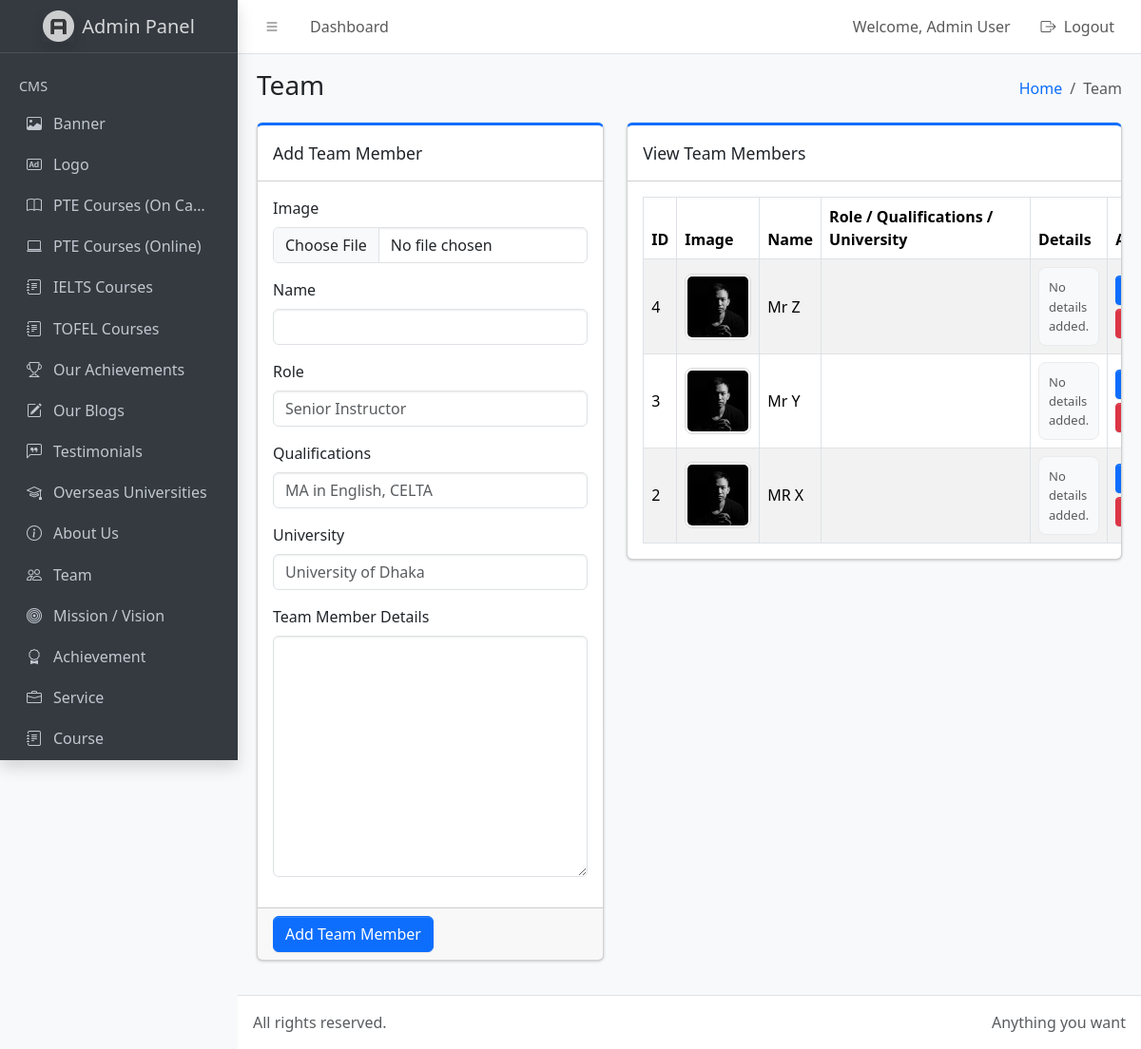
The page /admin/dist/team.php (signed in) on the database its author committed.
### tables this page shows
CREATE TABLE `team` (
  `id` int(11) NOT NULL,
  `image` varchar(255) NOT NULL,
  `name` varchar(255) NOT NULL,
  `created_at` timestamp NOT NULL DEFAULT current_timestamp()
);

### admin/dist/team.php (the view, shortened to what this page needs)
<?php
require_once '../../db.php';
$edit_mode = false;
$edit_data = [
    'id' => '',
    'image' => '',
    'name' => '',
    'role' => '',
    'qualifications' => '',
    'university' => '',
    'details' => ''
];
?>
<!doctype html>
<html lang="en">
<head>
  <link rel="stylesheet" href="https://cdn.jsdelivr.net/npm/@fontsource/source-sans-3@5.0.12/index.css" media="print" onload="this.media='all'" />
  <link rel="stylesheet" href="https://cdn.jsdelivr.net/npm/overlayscrollbars@2.11.0/styles/overlayscrollbars.min.css" />
  <link rel="stylesheet" href="https://cdn.jsdelivr.net/npm/bootstrap-icons@1.13.1/font/bootstrap-icons.min.css" />
  <link rel="stylesheet" href="./css/adminlte.css" />
</head>
<body class="layout-fixed sidebar-expand-lg bg-body-tertiary">
<div class="app-wrapper">
<nav class="app-header navbar navbar-expand bg-body">
  <div class="container-fluid">
    <ul class="navbar-nav">
      <li class="nav-item"><a class="nav-link" data-lte-toggle="sidebar" href="#" role="button"><i class="bi bi-list"></i></a></li>
      <li class="nav-item d-none d-md-block"><a href="index.php" class="nav-link">Dashboard</a></li>
    </ul>
    <ul class="navbar-nav ms-auto">
      <li class="nav-item d-none d-md-block"><span class="nav-link">Welcome, <?php echo isset($_SESSION['name']) ? htmlspecialchars($_SESSION['name']) : 'Admin'; ?></span></li>
      <li class="nav-item"><a href="logout.php" class="nav-link"><i class="bi bi-box-arrow-right me-1"></i> Logout</a></li>
    </ul>
  </div>
</nav>
<aside class="app-sidebar bg-body-secondary shadow" data-bs-theme="dark">
  <div class="sidebar-brand">
    <a href="index.php" class="brand-link">
      <img src="./assets/img/AdminLTELogo.png" alt="Admin Logo" class="brand-image opacity-75 shadow" />
      <span class="brand-text fw-light">Admin Panel</span>
    </a>
  </div>
  <div class="sidebar-wrapper">
    <nav class="mt-2">
  <ul
    class="nav sidebar-menu flex-column"
    data-lte-toggle="treeview"
    role="navigation"
    aria-label="Main navigation"
    data-accordion="false"
    id="navigation"
  >
    <li class="nav-header">CMS</li>
    <li class="nav-item">
      <a href="index.php" class="nav-link">
        <i class="nav-icon bi bi-image"></i>
        <p>Banner</p>
      </a>
    </li>
    <li class="nav-item">
      <a href="logo.php" class="nav-link">
        <i class="nav-icon bi bi-badge-ad"></i>
        <p>Logo</p>
      </a>
    </li>
    <li class="nav-item">
      <a href="pte-courses-campus.php" class="nav-link">
        <i class="nav-icon bi bi-book"></i>
        <p>PTE Courses (On Campus)</p>
      </a>
    </li>
    <li class="nav-item">
      <a href="pte-courses-online.php" class="nav-link">
        <i class="nav-icon bi bi-laptop"></i>
        <p>PTE Courses (Online)</p>
      </a>
    </li>
    <li class="nav-item">
      <a href="ielts-courses.php" class="nav-link">
        <i class="nav-icon bi bi-journal-text"></i>
        <p>IELTS Courses</p>
      </a>
    </li>
    <li class="nav-item">
      <a href="tofel-courses.php" class="nav-link">
        <i class="nav-icon bi bi-journal-text"></i>
        <p>TOFEL Courses</p>
      </a>
    </li>
    <li class="nav-item">
      <a href="our-achievements.php" class="nav-link">
        <i class="nav-icon bi bi-trophy"></i>
        <p>Our Achievements</p>
      </a>
    </li>
    <li class="nav-item">
      <a href="blogs.php" class="nav-link">
        <i class="nav-icon bi bi-pencil-square"></i>
        <p>Our Blogs</p>
      </a>
    </li>
    <li class="nav-item">
      <a href="testimonials.php" class="nav-link">
        <i class="nav-icon bi bi-chat-left-quote"></i>
        <p>Testimonials</p>
      </a>
    </li>
    <li class="nav-item">
      <a href="overseas-universities.php" class="nav-link">
        <i class="nav-icon bi bi-mortarboard"></i>
        <p>Overseas Universities</p>
      </a>
    </li>
    <li class="nav-item">
      <a href="about-us.php" class="nav-link">
        <i class="nav-icon bi bi-info-circle"></i>
        <p>About Us</p>
      </a>
    </li>
    <li class="nav-item">
      <a href="team.php" class="nav-link">
        <i class="nav-icon bi bi-people"></i>
        <p>Team</p>
      </a>
    </li>
    <li class="nav-item">
      <a href="mission-vision.php" class="nav-link">
        <i class="nav-icon bi bi-bullseye"></i>
        <p>Mission / Vision</p>
      </a>
    </li>
    <li class="nav-item">
      <a href="achievement.php" class="nav-link">
        <i class="nav-icon bi bi-award"></i>
        <p>Achievement</p>
      </a>
    </li>
    <li class="nav-item">
      <a href="services.php" class="nav-link">
        <i class="nav-icon bi bi-briefcase"></i>
        <p>
          Service
        </p>
      </a>
    </li>
    <li class="nav-item">
      <a href="courses.php" class="nav-link">
        <i class="nav-icon bi bi-journal-text"></i>
        <p>
          Course
        </p>
      </a>
    </li>
  </ul>
</nav>
  </div>
</aside>
<main class="app-main">
  <div class="app-content-header">
    <div class="container-fluid">
      <div class="row">
        <div class="col-sm-6"><h3 class="mb-0">Team</h3></div>
        <div class="col-sm-6">
          <ol class="breadcrumb float-sm-end">
            <li class="breadcrumb-item"><a href="index.php">Home</a></li>
            <li class="breadcrumb-item active" aria-current="page">Team</li>
          </ol>
        </div>
      </div>
    </div>
  </div>
  <div class="app-content">
    <div class="container-fluid">
      <div class="row">
        <div class="col-md-5">
          <div class="card card-primary card-outline mb-4">
            <div class="card-header"><div class="card-title"><?php echo $edit_mode ? 'Edit Team Member' : 'Add Team Member'; ?></div></div>
            <form action="" method="post" enctype="multipart/form-data">
              <div class="card-body">
                <div class="mb-3">
                  <label class="form-label">Image</label>
                  <input type="file" name="image" class="form-control" accept=".jpg,.jpeg,.png,.webp">
                </div>
                <div class="mb-3"><label class="form-label">Name</label><input type="text" name="name" class="form-control" value="<?php echo htmlspecialchars($edit_data['name']); ?>" required></div>
                <div class="mb-3"><label class="form-label">Role</label><input type="text" name="role" class="form-control" value="<?php echo htmlspecialchars($edit_data['role'] ?? ''); ?>" placeholder="Senior Instructor"></div>
                <div class="mb-3"><label class="form-label">Qualifications</label><input type="text" name="qualifications" class="form-control" value="<?php echo htmlspecialchars($edit_data['qualifications'] ?? ''); ?>" placeholder="MA in English, CELTA"></div>
                <div class="mb-3"><label class="form-label">University</label><input type="text" name="university" class="form-control" value="<?php echo htmlspecialchars($edit_data['university'] ?? ''); ?>" placeholder="University of Dhaka"></div>
                <div class="mb-3">
                  <label class="form-label">Team Member Details</label>
                  <textarea name="details" id="details_editor" class="form-control" rows="10"><?php echo htmlspecialchars($edit_data['details'] ?? ''); ?></textarea>
                </div>
              </div>
              <div class="card-footer">
                <button type="submit" name="submit_team" class="btn btn-primary"><?php echo $edit_mode ? 'Update Team Member' : 'Add Team Member'; ?></button>
              </div>
            </form>
          </div>
        </div>
        <div class="col-md-7">
          <div class="card card-primary card-outline mb-4">
            <div class="card-header"><div class="card-title">View Team Members</div></div>
            <div class="card-body table-responsive">
              <table class="table table-bordered table-striped align-middle">
                <thead>
                  <tr>
                    <th style="width:60px;">ID</th>
                    <th style="width:90px;">Image</th>
                    <th>Name</th>
                    <th class="team-meta-preview">Role / Qualifications / University</th>
                    <th class="team-details-preview">Details</th>
                    <th style="width:140px;">Action</th>
                  </tr>
                </thead>
                <tbody>
                <?php
                $team_query = mysqli_query($conn, "SELECT * FROM team ORDER BY id DESC");
                if ($team_query && mysqli_num_rows($team_query) > 0) {
                    while ($row = mysqli_fetch_assoc($team_query)) {
                ?>
                  <tr>
                    <td><?php echo $row['id']; ?></td>
                    <td><?php if (!empty($row['image'])): ?><img src="<?php echo htmlspecialchars($row['image']); ?>" class="team-image-preview" alt="Team image"><?php endif; ?></td>
                    <td><?php echo htmlspecialchars($row['name']); ?></td>
                    <td>
                    </td>
                    <td class="team-details-preview">
                      <div class="team-details-preview-content">
                        <?php
                          $details_preview = $row['details'] ?? '';
                          if (!empty(trim(strip_tags($details_preview)))) {
                              echo $details_preview;
                          } else {
                              echo '<span class="text-muted">No details added.</span>';
                          }
                        ?>
                      </div>
                    </td>
                    <td>
                      <a href="team.php?edit_id=<?php echo $row['id']; ?>" class="btn btn-primary btn-sm mb-1">Edit</a>
                      <a href="team.php?delete_id=<?php echo $row['id']; ?>" class="btn btn-danger btn-sm" onclick="return confirm('Are you sure you want to delete this team member?')">Delete</a>
                    </td>
                  </tr>
                <?php
                    }
                } else {
                    echo '<tr><td colspan="6" class="text-center">No team members found.</td></tr>';
                }
                ?>
                </tbody>
              </table>
            </div>
          </div>
        </div>
      </div>
    </div>
  </div>
</main>
<footer class="app-footer">
  <div class="float-end d-none d-sm-inline">Anything you want</div>
  All rights reserved.
</footer>
</div>
</body>
</html>

### admin/dist/team.php (style rules this page uses)
.team-image-preview { width: 70px; height: 70px; object-fit: cover; border-radius: 8px; border: 1px solid #ddd; background: #fff; padding: 2px; }
.team-meta-preview { min-width: 220px; }
.team-details-preview { max-width: 280px; white-space: normal; }
.team-details-preview-content { max-height: 110px; overflow: auto; font-size: 13px; line-height: 1.55; background: #f8f9fa; border: 1px solid #e9ecef; border-radius: 8px; padding: 10px; }

### rows shown on the page
team: id "4", image (picture), name "Mr Z"
team: id "3", image (picture), name "Mr Y"
team: id "2", image (picture), name "MR X"

### other values the page prints
$_SESSION['name'] "Admin User"
